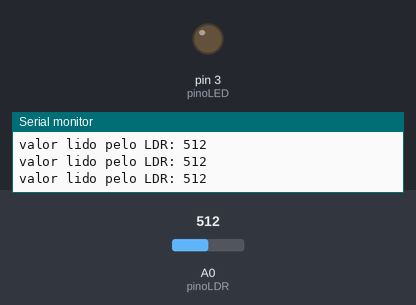
A sketch run on a simulated Arduino Uno, built with avr-gcc and run on an emulated ATmega328P. Parts: output pins drawn as LEDs (lit = HIGH), the last lines printed to the serial monitor. Inputs (shaded band) come from the test bench; at power-on: A0 (pinoLDR) = 512.

Above: at 1.3 s.
1.4 s: A0 (pinoLDR) set to 490
At 1.8 s:
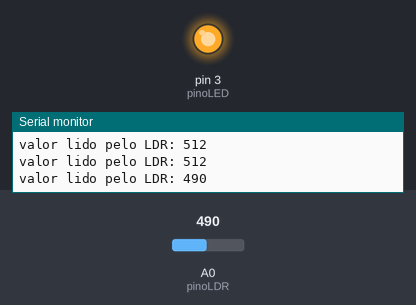
3.0 s: A0 (pinoLDR) set to 510
At 4.1 s:
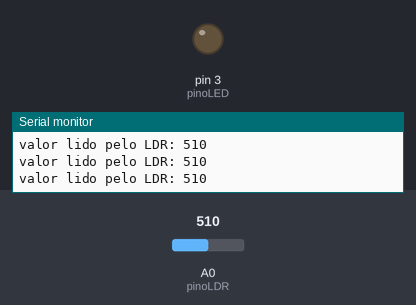
4.5 s: A0 (pinoLDR) set to 306
At 5.3 s:
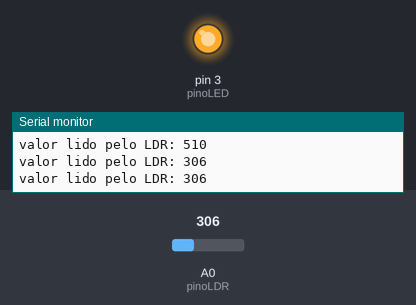
Timing chart, 0 to 7.5 s (numbered marks = the images above; inputs shaded):
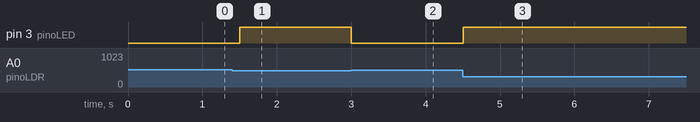

The sketch:

sketch_sensor_LDR_com_LED.ino
```cpp
//Declaracao de variaveis
const int pinoLDR = 0;
int valorLDR = 0;

//LED
const int pinoLED = 3;

void setup() {
  //Abrindo conexao serial do Arduino com o computador
  Serial.begin(9600);

  pinMode(pinoLED, OUTPUT);
}

void loop() {
  //Lendo valor do sensor analogico LDR na porta ANALOG IN A0 do Arduino
  valorLDR = analogRead(pinoLDR);

  //Imprimindo o valor lido
  Serial.print("valor lido pelo LDR: ");
  Serial.println(valorLDR);

  /* varia entre 300(sem luminosidade) e 700(com luminosidade) */
  if(valorLDR < 500){
     digitalWrite(pinoLED, HIGH);
  } else {
     digitalWrite(pinoLED, LOW);
  }

  //Aguardando meio segundo para a proxima leitura
  delay(500);
}
```

Measured:
- the behaviour switches between 500 and 499 on A0 (pinoLDR) (found by bisection; images 0 and 1)
- after the input at 1.4 s, pin 3 (pinoLED): LOW → HIGH after 0.10 s
- after the input at 3.0 s, pin 3 (pinoLED): HIGH → LOW at once
- after the input at 4.5 s, pin 3 (pinoLED): LOW → HIGH at once
